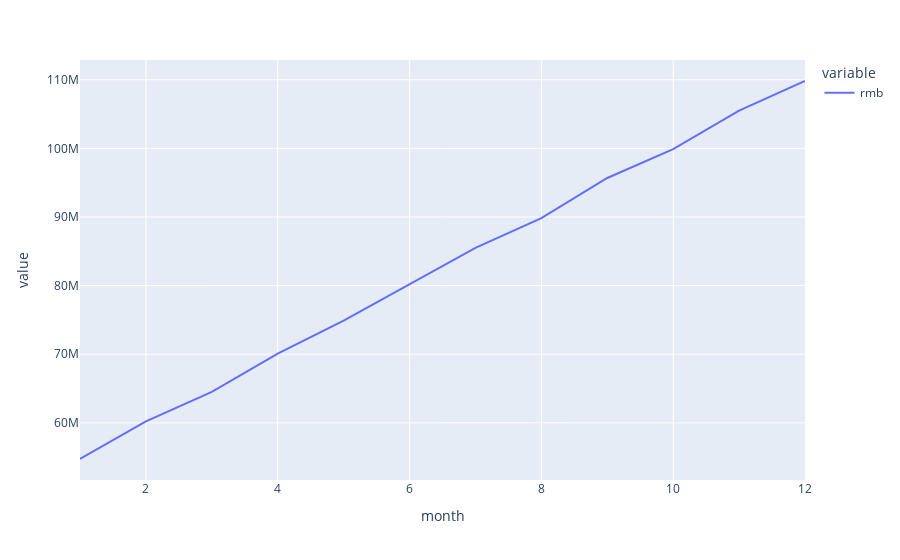

The cell this chart's notebook holds for it:
### Code cell
# 画图看费用趋势（非题目）
total_rmb_trend.plot()

### Figure 1 — Plotly figure (JSON) as saved in the notebook; plotly's stock layout.template omitted (floating-point values rounded to 4 significant figures)
{"data": [{"hovertemplate": "variable=rmb<br>month=%{x}<br>value=%{y}<extra></extra>", "legendgroup": "rmb", "line": {"color": "#636efa", "dash": "solid"}, "mode": "lines", "name": "rmb", "orientation": "v", "showlegend": true, "type": "scatter", "x": [1, 2, 3, 4, 5, 6, 7, 8, 9, 10, 11, 12], "xaxis": "x", "y": [54736334, 60233605, 64509844, 70095635, 74892985, 80190053, 85488347, 89825213, 95682971, 99897334, 105491381, 109812912], "yaxis": "y"}], "layout": {"legend": {"title": {"text": "variable"}, "tracegroupgap": 0}, "margin": {"t": 60}, "xaxis": {"anchor": "y", "domain": [0, 1], "title": {"text": "month"}}, "yaxis": {"anchor": "x", "domain": [0, 1], "title": {"text": "value"}}}}
